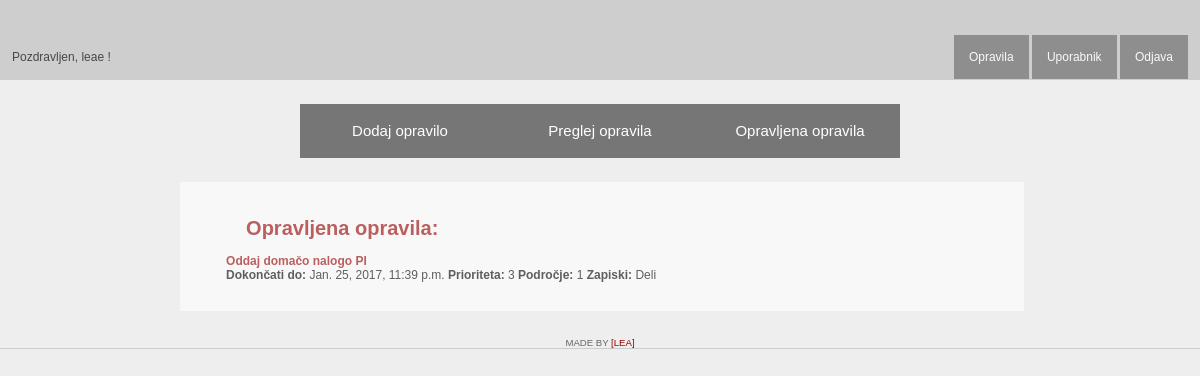
The page /opravljenaOpravila/ (signed in) on the database as committed earlier.
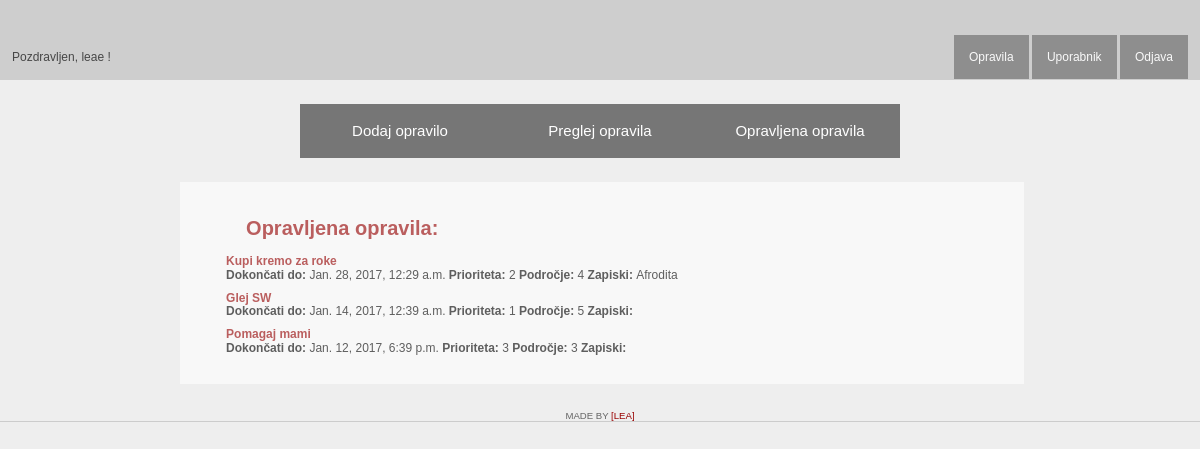
The same page on the database as committed later.
### toDo/models.py (models this page shows, shortened)
class Opravilo(models.Model):
	uporabnik = models.ForeignKey(User, on_delete=models.CASCADE)
	ime = models.CharField(max_length=200)
	dueDate = models.DateTimeField(default=datetime.datetime.now)
	prioriteta = models.CharField(max_length=1,choices=PRIORITETA, default=1)
	podrocje = models.CharField(max_length=1, choices=PODROCJE, default=1)
	zapiski = models.CharField(max_length=400, blank = True)
	opravljen = models.BooleanField(default=False)

### toDo/views.py (the view)
# urls.py: url(r'opravljenaOpravila/', views.opravljena_opravila, name ='opravljena_opravila'),
def opravljena_opravila(request):
	if request.user.is_authenticated():
		vsa_opravila = Opravilo.objects.filter(uporabnik=request.user)
		context = {'vsa_opravila': vsa_opravila}
	else:
		context = {'title': "Vpiši se"}
	return render(request, 'toDo/opravljena_opravila.html', context)

### toDo/templates/toDo/opravljena_opravila.html (shortened to what this page needs)
<!DOCTYPE html>
<html lang="en">
<head>
    {% load staticfiles %}
    <link rel="stylesheet" href="{% static 'toDo/css/opravila.css' %}" type="text/css" />
</head>
<body>
	<div id="page">
        <div id="wrap">
            <div id="logo">
                {% if user.is_authenticated %}
					Pozdravljen, {{user}} !
				{%endif%}
            </div>
            <div id="navBar">
                <ul>
                    <li><a href="{% url 'preglej_opravila'%}">Opravila</a></li>
                    <li><a href="{% url 'uporabnik'%}">Uporabnik</a></li>
                    <li><a href="{% url 'index' %}">Odjava</a></li>
                </ul>
            </div>
        </div>
		<div id="navPoOpravilih">
                <ul>
                    <li><a href="{% url 'dodaj_opravilo'%}">Dodaj opravilo</a></li>
                    <li><a href="{% url 'preglej_opravila'%}">Preglej opravila</a></li>
                    <li><a href="{% url 'opravljena_opravila'%}">Opravljena opravila</a></li>
                </ul>
            </div>
        <div class="containerReg">
			<div id="MyTODOlist">
                <h2>Opravljena opravila:</h2>
				<form method='POST' action="{% url 'dodaj_opravilo'%}">{% csrf_token %}
					{%if vsa_opravila%}
					<ul>
						{%for Opravilo in vsa_opravila%}
							{%if Opravilo.opravljen == True %}
						<li><a><b>{{Opravilo.ime}}</b></a><br>
						<p><b>Dokončati do: </b> {{Opravilo.dueDate}} <b>Prioriteta: </b> {{Opravilo.prioriteta}} <b>Področje: </b> {{Opravilo.podrocje}} <b>Zapiski: </b> {{Opravilo.zapiski}}
						<p></li>
							{%endif%}
						{%endfor%}
					</ul>
					{%else%}
						<h3>V seznamu ni opravil.</h3>
					{%endif%}
				</form>
			</div>
		</div>
		<div id="footer">
			<p>
				Made by <a href="/" target="_blank">[Lea]</a>
			</p>
		</div>
	</div>
</body>
</html>

Rows that differ between the two databases and show on the page:
removed Opravilo: ime "Oddaj domačo nalogo PI", dueDate "Jan. 25, 2017, 11:39 p.m.", prioriteta "3", podrocje "1", zapiski "Deli"
added Opravilo: ime "Kupi kremo za roke", dueDate "Jan. 28, 2017, 12:29 a.m.", prioriteta "2", podrocje "4", zapiski "Afrodita"
added Opravilo: ime "Glej SW", dueDate "Jan. 14, 2017, 12:39 a.m.", prioriteta "1", podrocje "5"
added Opravilo: ime "Pomagaj mami", dueDate "Jan. 12, 2017, 6:39 p.m.", prioriteta "3", podrocje "3"
